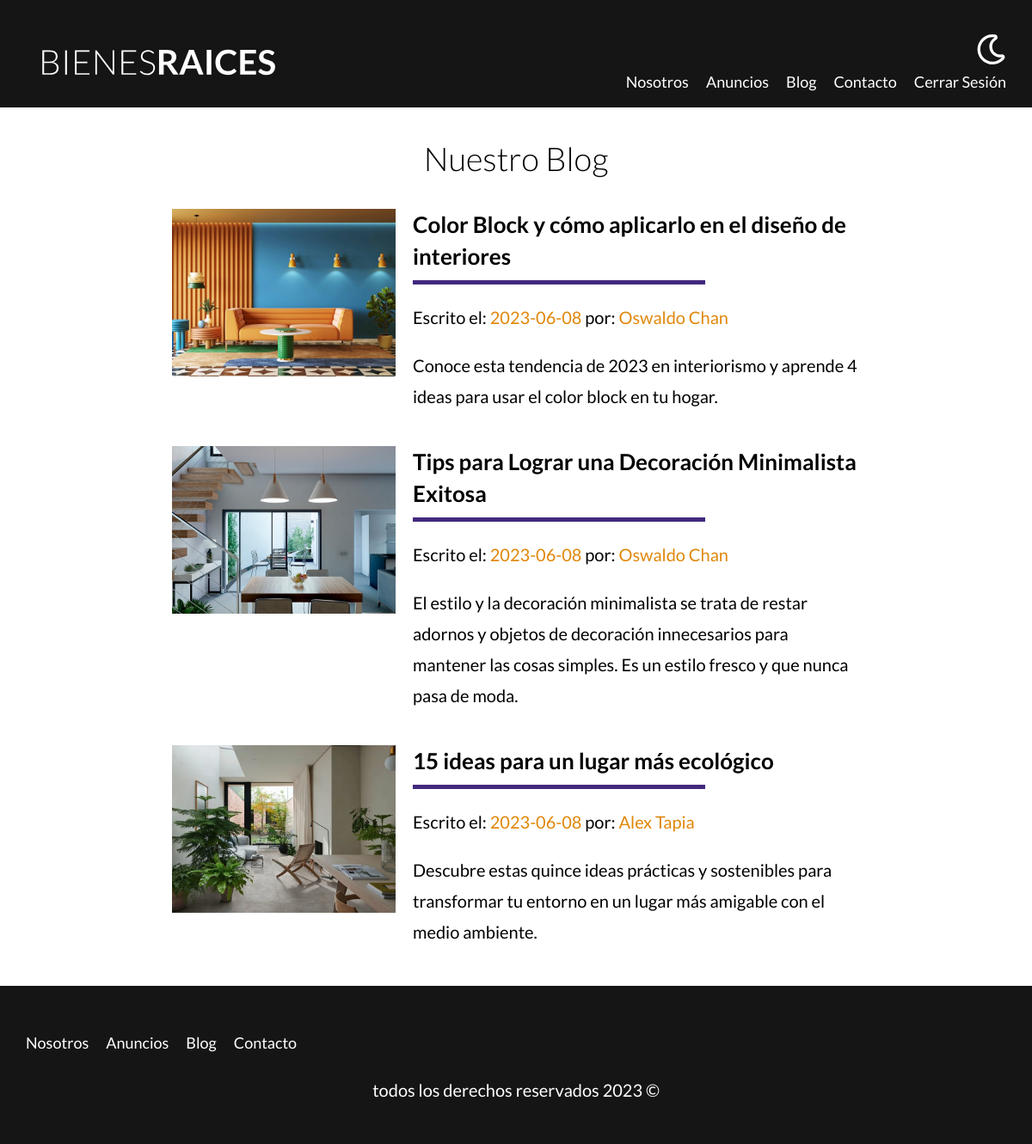
The page /blog (signed in) on the database its author committed.
### tables this page shows
CREATE TABLE `blog` (
  `id` int NOT NULL AUTO_INCREMENT,
  `autor` int NOT NULL,
  `fecha` date DEFAULT NULL,
  `titulo` varchar(80) DEFAULT NULL,
  `descripcion` longtext,
  `contenido` longtext,
  `imagen` varchar(200) DEFAULT NULL,
  PRIMARY KEY (`id`),
  KEY `fk_blog_usuarios_idx` (`autor`) USING BTREE,
  CONSTRAINT `blog_ibfk_1` FOREIGN KEY (`autor`) REFERENCES `usuarios` (`id`)
);

CREATE TABLE `usuarios` (
  `id` int NOT NULL AUTO_INCREMENT,
  `nombre` varchar(45) DEFAULT NULL,
  `apellido` varchar(45) DEFAULT NULL,
  `email` varchar(50) DEFAULT NULL,
  `password` char(60) DEFAULT NULL,
  PRIMARY KEY (`id`)
);

### models/ActiveRecord.php (called while the page is built, shortened)
<?php
class ActiveRecord {
    protected static $db;
    protected static $table = '';
    public static function setDB($db) {
        self::$db = $db;
    }
    public static function all() {
        $query = "SELECT * FROM ".static::$table;
        $result = self::SQLQuery($query);
        return $result;
    }
    public static function SQLQuery($query) {
        $result = self::$db->query($query);
        $array = [];
        while ($record = $result->fetch_assoc()) {
            $array[] = static::createObject($record);
        }
        return $array;
    }
    protected static function createObject($record) {
        $object = new static;
        foreach ($record as $key => $value) {
            $propertyName = static::getPropertyForColumn($key);
            if (property_exists($object, $propertyName)) {
                $object->$propertyName = $value;
            }
        }
        return $object;
    }
}

### controllers/PageController.php (called while the page is built, shortened)
<?php
class PageController {
    public static function blog(Router $router) {
        $blog = Article::all();
        $users = Admin::all();
        $router->view('pages/blog', [
            'blog' => $blog,
            'users' => $users
        ]);
    }
}

### public/index.php (called while the page is built, shortened)
<?php
$router = new Router();
$router->get('/admin', [PropertyController::class, 'index']);
$router->get('/properties/create', [PropertyController::class, 'create']);
$router->post('/properties/create', [PropertyController::class, 'create']);
$router->get('/properties/update', [PropertyController::class, 'update']);
$router->post('/properties/update', [PropertyController::class, 'update']);
$router->post('/properties/delete', [PropertyController::class, 'delete']);
$router->get('/sellers/create', [SellerController::class, 'create']);
$router->post('/sellers/create', [SellerController::class, 'create']);
$router->get('/sellers/update', [SellerController::class, 'update']);
$router->post('/sellers/update', [SellerController::class, 'update']);
$router->post('/sellers/delete', [SellerController::class, 'delete']);
$router->get('/blog/create', [ArticleController::class, 'create']);
$router->post('/blog/create', [ArticleController::class, 'create']);
$router->get('/blog/update', [ArticleController::class, 'update']);
$router->post('/blog/update', [ArticleController::class, 'update']);
$router->post('/blog/delete', [ArticleController::class, 'delete']);
$router->get('/', [PageController::class, 'index']);
$router->get('/about-us', [PageController::class, 'about_us']);
$router->get('/properties', [PageController::class, 'properties']);
$router->get('/property', [PageController::class, 'property']);
$router->get('/blog', [PageController::class, 'blog']);
$router->get('/article', [PageController::class, 'article']);
$router->get('/contact', [PageController::class, 'contact']);
$router->post('/contact', [PageController::class, 'contact']);
$router->get('/login', [LoginController::class, 'login']);
$router->post('/login', [LoginController::class, 'login']);
$router->get('/logout', [LoginController::class, 'logout']);
$router->post('/logout', [LoginController::class, 'logout']);
$router->checkRoutes();

### models/Article.php (called while the page is built, shortened)
<?php
class Article extends ActiveRecord {
    protected static function getPropertyForColumn($column) {
        switch ($column) {
            case 'id':
                return 'id';
            case 'autor':
                return 'author';
            case 'fecha':
                return 'date';
            case 'titulo':
                return 'title';
            case 'descripcion':
                return 'description';
            case 'contenido':
                return 'content';
            case 'imagen':
                return 'image';
        }
    }
}

### models/Admin.php (called while the page is built, shortened)
<?php
class Admin extends ActiveRecord {
    protected static function getPropertyForColumn($column) {
        switch ($column) {
            case 'id':
                return 'id';
            case 'nombre':
                return 'name';
            case 'apellido':
                return 'surname';
            case 'email':
                return 'email';
            case 'password':
                return 'password';
        }
    }
}

### views/pages/blog-list.php (the view)
<?php foreach($blog as $article): ?>
        <article class="blog-post">
            <div class="image">
                <img loading="lazy" src="/img/<?php echo $article->image ?>" alt="article image">
            </div>
            <div class="text-post">
                <a href="/article?id=<?php echo $article->id ?>">
                    <h4><?php echo $article->title ?></h4>
                    <p class="meta-info">Escrito el: <span><?php echo $article->date ?></span> por:
                    <span>
                        <?php foreach($users as $user): ?>
                            <?php if($user->id == $article->author): ?>
                                <?php echo $user->name." ".$user->surname; ?>
                            <?php endif; ?>
                        <?php endforeach; ?>
                    </span></p>
                    <p><?php echo $article->description ?></p>
                </a>
            </div>
        </article>
    <?php endforeach; ?>

### public/build/css/app.css (style rules this page uses)
html { -webkit-text-size-adjust:100%;line-height:1.15 }
body { margin:0 }
a { background-color:transparent }
img { border-style:none }
html { box-sizing:border-box;font-size:62.5% }
*,:after,:before { box-sizing:inherit }
body { font-family:Lato,sans-serif;font-size:1.6rem;line-height:1.8 }
p { color:#000;font-size:2rem }
a { text-decoration:none }
img,picture { display:block;width:100% }
h4 { font-size:2.6rem }
.blog-post { margin-bottom:2rem }
@media (min-width:768px) { .blog-post { -moz-column-gap:2rem;column-gap:2rem;display:grid;grid-template-columns:1fr 2fr } }
.blog-post:last-of-type { margin-bottom:0 }
.meta-info span { color:#e08709 }
.text-post a { color:#000;display:block;margin-top:2rem }
@media (min-width:768px) { .text-post a { margin-top:0 } }
.text-post h4 { line-height:1.4;margin:0 }
.text-post h4:after { background-color:#42297d;content:"";display:block;height:.5rem;margin-top:1rem;max-width:34rem }

### rows shown on the page
blog: imagen (picture), titulo "Color Block y cómo aplicarlo en el diseño de interiores", fecha "2023-06-08", descripcion "Conoce esta tendencia de 2023 en interiorismo y aprende 4 ideas para usar el color block en tu hogar."
usuarios: nombre "Oswaldo", apellido "Chan"
blog: imagen (picture), titulo "Tips para Lograr una Decoración Minimalista Exitosa", fecha "2023-06-08", descripcion "El estilo y la decoración minimalista se trata de restar adornos y objetos de decoración innecesarios para mantener las cosas simples. Es un estilo fresco y que nunca pasa de moda."
blog: shows a picture, titulo "15 ideas para un lugar más ecológico", fecha "2023-06-08", descripcion "Descubre estas quince ideas prácticas y sostenibles para transformar tu entorno en un lugar más amigable con el medio ambiente."
usuarios: nombre "Alex", apellido "Tapia"
